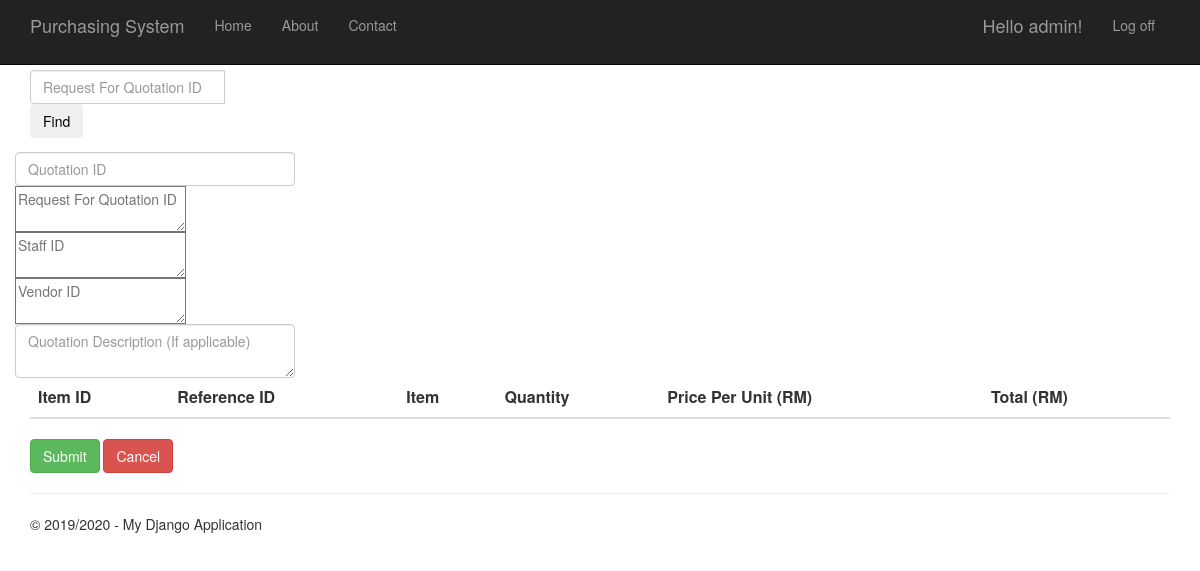
/quotationform (signed in), run on an earlier commit of the app's database.
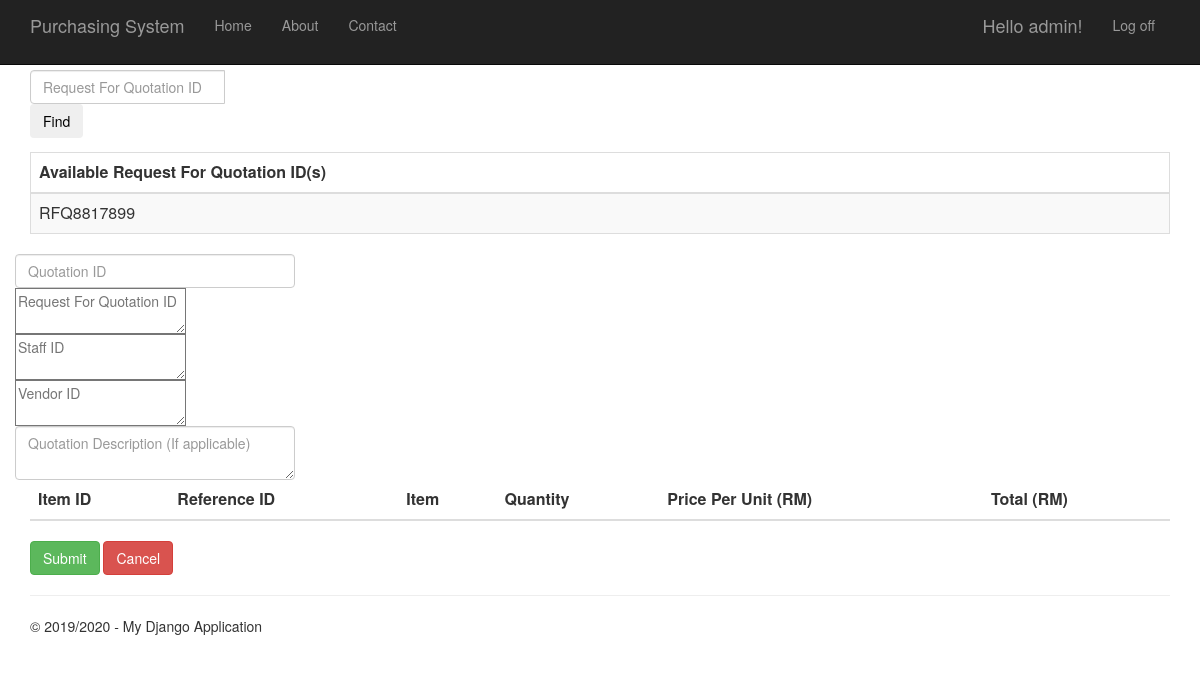
And on a later commit of the database.
### RequestForQuotation/models.py (models this page shows, shortened)
class RequestForQuotation(models.Model):
    request_for_quotation_id = models.CharField(primary_key=True, max_length=10)
    time_created = models.DateTimeField()
    description = models.TextField(null=True,default=None, blank=True)
    total_price = models.DecimalField(max_digits=10, decimal_places=2, default=Decimal('0.00'))
    person_id = models.ForeignKey(Person, on_delete = models.CASCADE)
    vendor_id = models.ForeignKey(Vendor, on_delete = models.CASCADE)
    purchase_requisition_id = models.ForeignKey(PurchaseRequisition, on_delete = models.CASCADE)

### Quotation/views.py (the view)
# urls.py: url(r'^quotationform$', Quotation.views.quotationform, name="quotation_form"),
@login_required
def quotationform(request):
    quotationRequests = RequestForQuotation.objects.all()
    for r in quotationRequests:
        if Quotation.objects.filter(request_for_quotation_id_id = r.request_for_quotation_id).count() != 0:
            quotationRequests = quotationRequests.exclude(request_for_quotation_id=r.request_for_quotation_id)
    context = {
            'title':'Quotation Form',
            'year':'2019/2020',
            'qrows': quotationRequests
        }
    context['user'] = request.user
    return render(request,'Quotation/quotationform.html',context)

### Quotation/templates/Quotation/quotationform.html (shortened to what this page needs)
﻿{% extends "app/layout.html" %}
{% block content %}
<div class="formpurchaseorder margintop">
    <form class="quotationfind" action="fillingquotation" method="get">
        <div class="input-group mb-3">
            <input type="text" class="form-control" name="re_of_quo_id" id="re_of_quo_id" placeholder="Request For Quotation ID" aria-label="Request For Quotation ID"
                   aria-describedby="button-addon2">
            <div class="input-group-append">
                <button type="submit" class="btn btn-outline-info btn-hover btn-rounded waves-effect">Find</button>
            </div>
        </div>
    </form>
    {% if qrows.count > 0%}
    <div class="table-wrapper-scroll-y">
        <table class="table table-bordered table-striped mb-0">
            <thead>
                 <tr>
                    <th scope="col">Available Request For Quotation ID(s)</th>
                 </tr>
            </thead>
            <tbody>
            {% for r in qrows %}
                <tr>
                    <td>{{r.request_for_quotation_id}}</td>
                </tr>
            {% endfor %}
            </tbody>
        </table>
    </div>
    {% endif %}
    <form class="purchaseordersubmission" action="quotationconfirmation" method="POST">
        <div class="row margintop">
            <div class="col">
                <input type="text" class="form-control" name="quotation_id" value="{{quotation_id}}" placeholder="Quotation ID">
            </div>
            <div class="col">
                <textarea type="text" class="poform-control" name="request_for_quotation_id" placeholder="Request For Quotation ID">{{request_for_quotation_id}}</textarea>
            </div>
            <div class="col">
                <textarea type="text" class="poform-control" name="staff_id" placeholder="Staff ID">{{staff_id}}</textarea>
            </div>
            <div class="col">
                <textarea type="text" class="poform-control" name="vendor_id" placeholder="Vendor ID">{{vendor_id}}</textarea>
            </div>
        </div>
        <div class="row margintop">
            <div class="col">
                <textarea type="text" class="form-control" name="description" id="description" placeholder="Quotation Description (If applicable)"></textarea>
            </div>
        </div>
        <table class="table table-striped margintop" name="items" id="items">
            <thead>
                <tr>
                    <th scope="col">Item ID</th>
                    <th scope="col">Reference ID</th>
                    <th scope="col">Item</th>
                    <th scope="col">Quantity</th>
                    <th scope="col">Price Per Unit (RM)</th>
                    <th scope="col">Total (RM)</th>
                </tr>
            </thead>
        </table>
        <div class="margintop">
            <button type="submit" class="btn btn-success btn-square buttonsize">Submit</button>
            <a class="btn btn-danger btn-square buttonsize" href="/menu">Cancel</a>
        </div>
    </form>
</div>
{% endblock %}

What changed in the data, as far as the page shows it:
added RequestForQuotation: request_for_quotation_id "RFQ8817899"
Also different on the page:
text now shown: "Available Request For Quotation ID(s)"
